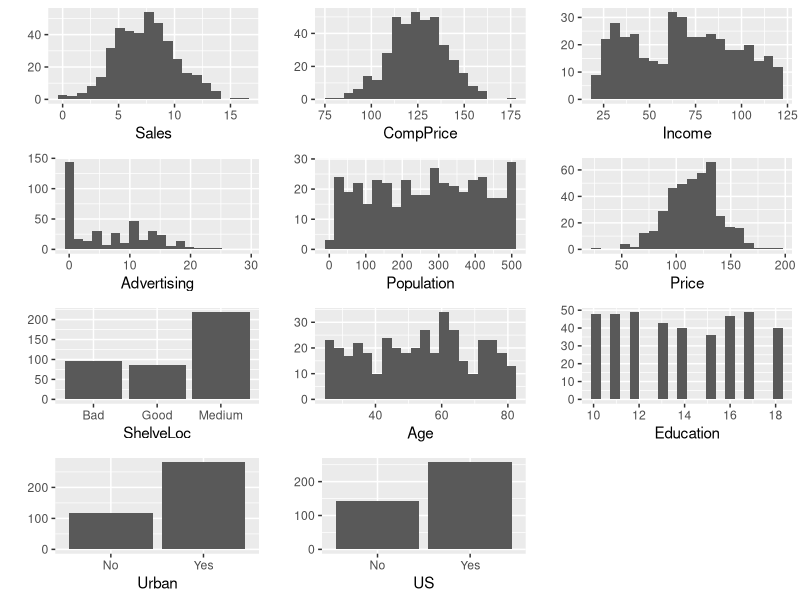

R code for this plot:
## ---- chunk 1
knitr::opts_chunk$set(echo = TRUE)
## ---- chunk 2
# Empiezo cargando los paquetes que usaré:
library(knitr)
library(gridExtra)
library(tidyverse)
## ---- chunk 3
CCS <- read.csv("ChildCarSeats_clean.csv", stringsAsFactors=TRUE)
head(CCS)
str(CCS)
## ---- chunk 4
p1 <- qplot(Sales, data=CCS, bins=20)
p2 <- qplot(CompPrice, data=CCS, bins=20)
p3 <- qplot(Income, data=CCS, bins=20)
p4 <- qplot(Advertising, data=CCS, bins=20)
p5 <- qplot(Population, data=CCS, bins=20)
p6 <- qplot(Price, data=CCS, bins=20)
p7 <- qplot(ShelveLoc, data=CCS)
p8 <- qplot(Age, data=CCS, bins=20)
p9 <- qplot(Education, data=CCS, bins=20)
p10 <- qplot(Urban, data=CCS)
p11 <- qplot(US, data=CCS)
grid.arrange(p1, p2, p3, p4, p5, p6, p7, p8, p9, p10, p11)
## ---- chunk 5
ICM <- function(pobl, NC=0.95) {
  alfa <- 1-NC
  sd <- sd(pobl)
  n <- length(pobl)
  SE <- sd / sqrt(n)
  z <- qt(alfa/2, df=n-1, lower.tail=FALSE)
  L <- mean(pobl) - z*SE
  U <- mean(pobl) + z*SE
  round(c(L,U), 2)
}
## ---- chunk 6
ICM_salesUSA <- ICM(CCS[CCS$US=="Yes",]$Sales)
ICM_salesUSA
ICM_salesFueraUSA <- ICM(CCS[CCS$US=="No",]$Sales)
ICM_salesFueraUSA
